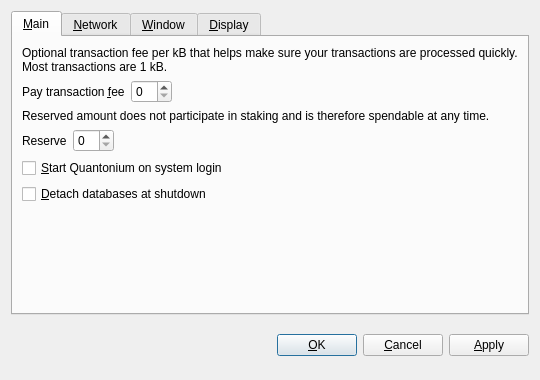
<?xml version="1.0" encoding="UTF-8"?>
<ui version="4.0">
 <class>OptionsDialog</class>
 <widget class="QDialog" name="OptionsDialog">
  <property name="geometry">
   <rect>
    <x>0</x>
    <y>0</y>
    <width>540</width>
    <height>380</height>
   </rect>
  </property>
  <property name="windowTitle">
   <string>Options</string>
  </property>
  <property name="modal">
   <bool>true</bool>
  </property>
  <layout class="QVBoxLayout" name="verticalLayout">
   <item>
    <widget class="QTabWidget" name="tabWidget">
     <property name="tabPosition">
      <enum>QTabWidget::North</enum>
     </property>
     <property name="currentIndex">
      <number>0</number>
     </property>
     <widget class="QWidget" name="tabMain">
      <attribute name="title">
       <string>&amp;Main</string>
      </attribute>
      <layout class="QVBoxLayout" name="verticalLayout_Main">
       <item>
        <widget class="QLabel" name="transactionFeeInfoLabel">
         <property name="text">
          <string>Optional transaction fee per kB that helps make sure your transactions are processed quickly. Most transactions are 1 kB.</string>
         </property>
         <property name="textFormat">
          <enum>Qt::PlainText</enum>
         </property>
         <property name="wordWrap">
          <bool>true</bool>
         </property>
        </widget>
       </item>
       <item>
        <layout class="QHBoxLayout" name="horizontalLayoutFee">
         <item>
          <widget class="QLabel" name="transactionFeeLabel">
           <property name="text">
            <string>Pay transaction &amp;fee</string>
           </property>
           <property name="textFormat">
            <enum>Qt::PlainText</enum>
           </property>
           <property name="buddy">
            <cstring>transactionFee</cstring>
           </property>
          </widget>
         </item>
         <item>
          <widget class="QuantoniumAmountField" name="transactionFee"/>
         </item>
         <item>
          <spacer name="horizontalSpacerFee">
           <property name="orientation">
            <enum>Qt::Horizontal</enum>
           </property>
           <property name="sizeHint" stdset="0">
            <size>
             <width>40</width>
             <height>20</height>
            </size>
           </property>
          </spacer>
         </item>
        </layout>
       </item>
       <item>
        <widget class="QLabel" name="reserveBalanceInfoLabel">
         <property name="text">
          <string>Reserved amount does not participate in staking and is therefore spendable at any time.</string>
         </property>
         <property name="textFormat">
          <enum>Qt::PlainText</enum>
         </property>
         <property name="wordWrap">
          <bool>true</bool>
         </property>
        </widget>
       </item>
       <item>
        <layout class="QHBoxLayout" name="horizontalLayoutReserveBalance">
         <item>
          <widget class="QLabel" name="reserveBalanceLabel">
           <property name="text">
            <string>Reserve</string>
           </property>
           <property name="textFormat">
            <enum>Qt::PlainText</enum>
           </property>
           <property name="buddy">
            <cstring>reserveBalance</cstring>
           </property>
          </widget>
         </item>
         <item>
          <widget class="QuantoniumAmountField" name="reserveBalance"/>
         </item>
         <item>
          <spacer name="horizontalSpacerReserveBalance">
           <property name="orientation">
            <enum>Qt::Horizontal</enum>
           </property>
           <property name="sizeHint" stdset="0">
            <size>
             <width>40</width>
             <height>20</height>
            </size>
           </property>
          </spacer>
         </item>
        </layout>
       </item>
       <item>
        <widget class="QCheckBox" name="QuantoniumAtStartup">
         <property name="toolTip">
          <string>Automatically start Quantonium after logging in to the system.</string>
         </property>
         <property name="text">
          <string>&amp;Start Quantonium on system login</string>
         </property>
        </widget>
       </item>
       <item>
        <widget class="QCheckBox" name="detachDatabases">
         <property name="toolTip">
          <string>Detach block and address databases at shutdown. This means they can be moved to another data directory, but it slows down shutdown. The wallet is always detached.</string>
         </property>
         <property name="text">
          <string>&amp;Detach databases at shutdown</string>
         </property>
        </widget>
       </item>
       <item>
        <spacer name="verticalSpacer_Main">
         <property name="orientation">
          <enum>Qt::Vertical</enum>
         </property>
         <property name="sizeHint" stdset="0">
          <size>
           <width>20</width>
           <height>40</height>
          </size>
         </property>
        </spacer>
       </item>
      </layout>
     </widget>
     <widget class="QWidget" name="tabNetwork">
      <attribute name="title">
       <string>&amp;Network</string>
      </attribute>
      <layout class="QVBoxLayout" name="verticalLayout_Network">
       <item>
        <widget class="QCheckBox" name="mapPortUpnp">
         <property name="toolTip">
          <string>Automatically open the Quantonium client port on the router. This only works when your router supports UPnP and it is enabled.</string>
         </property>
         <property name="text">
          <string>Map port using &amp;UPnP</string>
         </property>
        </widget>
       </item>
       <item>
        <widget class="QCheckBox" name="connectSocks">
         <property name="toolTip">
          <string>Connect to the Quantonium network through a SOCKS proxy (e.g. when connecting through Tor).</string>
         </property>
         <property name="text">
          <string>&amp;Connect through SOCKS proxy:</string>
         </property>
        </widget>
       </item>
       <item>
        <layout class="QHBoxLayout" name="horizontalLayout_Network">
         <item>
          <widget class="QLabel" name="proxyIpLabel">
           <property name="text">
            <string>Proxy &amp;IP:</string>
           </property>
           <property name="textFormat">
            <enum>Qt::PlainText</enum>
           </property>
           <property name="buddy">
            <cstring>proxyIp</cstring>
           </property>
          </widget>
         </item>
         <item>
          <widget class="QValidatedLineEdit" name="proxyIp">
           <property name="maximumSize">
            <size>
             <width>140</width>
             <height>16777215</height>
            </size>
           </property>
           <property name="toolTip">
            <string>IP address of the proxy (e.g. 127.0.0.1)</string>
           </property>
          </widget>
         </item>
         <item>
          <widget class="QLabel" name="proxyPortLabel">
           <property name="text">
            <string>&amp;Port:</string>
           </property>
           <property name="textFormat">
            <enum>Qt::PlainText</enum>
           </property>
           <property name="buddy">
            <cstring>proxyPort</cstring>
           </property>
          </widget>
         </item>
         <item>
          <widget class="QLineEdit" name="proxyPort">
           <property name="maximumSize">
            <size>
             <width>55</width>
             <height>16777215</height>
            </size>
           </property>
           <property name="toolTip">
            <string>Port of the proxy (e.g. 9050)</string>
           </property>
          </widget>
         </item>
         <item>
          <widget class="QLabel" name="socksVersionLabel">
           <property name="text">
            <string>SOCKS &amp;Version:</string>
           </property>
           <property name="textFormat">
            <enum>Qt::PlainText</enum>
           </property>
           <property name="buddy">
            <cstring>socksVersion</cstring>
           </property>
          </widget>
         </item>
         <item>
          <widget class="QValueComboBox" name="socksVersion">
           <property name="toolTip">
            <string>SOCKS version of the proxy (e.g. 5)</string>
           </property>
          </widget>
         </item>
         <item>
          <spacer name="horizontalSpacer_Network">
           <property name="orientation">
            <enum>Qt::Horizontal</enum>
           </property>
           <property name="sizeHint" stdset="0">
            <size>
             <width>40</width>
             <height>20</height>
            </size>
           </property>
          </spacer>
         </item>
        </layout>
       </item>
       <item>
        <spacer name="verticalSpacer_Network">
         <property name="orientation">
          <enum>Qt::Vertical</enum>
         </property>
         <property name="sizeHint" stdset="0">
          <size>
           <width>20</width>
           <height>40</height>
          </size>
         </property>
        </spacer>
       </item>
      </layout>
     </widget>
     <widget class="QWidget" name="tabWindow">
      <attribute name="title">
       <string>&amp;Window</string>
      </attribute>
      <layout class="QVBoxLayout" name="verticalLayout_Window">
       <item>
        <widget class="QCheckBox" name="minimizeToTray">
         <property name="toolTip">
          <string>Show only a tray icon after minimizing the window.</string>
         </property>
         <property name="text">
          <string>&amp;Minimize to the tray instead of the taskbar</string>
         </property>
        </widget>
       </item>
       <item>
        <widget class="QCheckBox" name="minimizeOnClose">
         <property name="toolTip">
          <string>Minimize instead of exit the application when the window is closed. When this option is enabled, the application will be closed only after selecting Quit in the menu.</string>
         </property>
         <property name="text">
          <string>M&amp;inimize on close</string>
         </property>
        </widget>
       </item>
       <item>
        <spacer name="verticalSpacer_Window">
         <property name="orientation">
          <enum>Qt::Vertical</enum>
         </property>
         <property name="sizeHint" stdset="0">
          <size>
           <width>20</width>
           <height>40</height>
          </size>
         </property>
        </spacer>
       </item>
      </layout>
     </widget>
     <widget class="QWidget" name="tabDisplay">
      <attribute name="title">
       <string>&amp;Display</string>
      </attribute>
      <layout class="QVBoxLayout" name="verticalLayout_Display">
       <item>
        <layout class="QHBoxLayout" name="horizontalLayout_1_Display">
         <item>
          <widget class="QLabel" name="langLabel">
           <property name="text">
            <string>User Interface &amp;language:</string>
           </property>
           <property name="textFormat">
            <enum>Qt::PlainText</enum>
           </property>
           <property name="buddy">
            <cstring>lang</cstring>
           </property>
          </widget>
         </item>
         <item>
          <widget class="QValueComboBox" name="lang">
           <property name="toolTip">
            <string>The user interface language can be set here. This setting will take effect after restarting Quantonium.</string>
           </property>
          </widget>
         </item>
        </layout>
       </item>
       <item>
        <layout class="QHBoxLayout" name="horizontalLayout_2_Display">
         <item>
          <widget class="QLabel" name="unitLabel">
           <property name="text">
            <string>&amp;Unit to show amounts in:</string>
           </property>
           <property name="textFormat">
            <enum>Qt::PlainText</enum>
           </property>
           <property name="buddy">
            <cstring>unit</cstring>
           </property>
          </widget>
         </item>
         <item>
          <widget class="QValueComboBox" name="unit">
           <property name="toolTip">
            <string>Choose the default subdivision unit to show in the interface and when sending coins.</string>
           </property>
          </widget>
         </item>
        </layout>
       </item>
       <item>
        <widget class="QCheckBox" name="displayAddresses">
         <property name="toolTip">
          <string>Whether to show Quantonium addresses in the transaction list or not.</string>
         </property>
         <property name="text">
          <string>&amp;Display addresses in transaction list</string>
         </property>
        </widget>
       </item>
       <item>
        <widget class="QCheckBox" name="coinControlFeatures">
         <property name="toolTip">
          <string>Whether to show coin control features or not.</string>
         </property>
         <property name="text">
          <string>Display coin &amp;control features (experts only!)</string>
         </property>
        </widget>
       </item>
       <item>
        <spacer name="verticalSpacer_Display">
         <property name="orientation">
          <enum>Qt::Vertical</enum>
         </property>
         <property name="sizeHint" stdset="0">
          <size>
           <width>20</width>
           <height>40</height>
          </size>
         </property>
        </spacer>
       </item>
      </layout>
     </widget>
    </widget>
   </item>
   <item>
    <layout class="QHBoxLayout" name="horizontalLayout_Buttons">
     <item>
      <spacer name="horizontalSpacer_1">
       <property name="orientation">
        <enum>Qt::Horizontal</enum>
       </property>
       <property name="sizeHint" stdset="0">
        <size>
         <width>40</width>
         <height>48</height>
        </size>
       </property>
      </spacer>
     </item>
     <item>
      <widget class="QLabel" name="statusLabel">
       <property name="font">
        <font>
         <weight>75</weight>
         <bold>true</bold>
        </font>
       </property>
       <property name="text">
        <string/>
       </property>
       <property name="textFormat">
        <enum>Qt::PlainText</enum>
       </property>
       <property name="wordWrap">
        <bool>true</bool>
       </property>
      </widget>
     </item>
     <item>
      <spacer name="horizontalSpacer_2">
       <property name="orientation">
        <enum>Qt::Horizontal</enum>
       </property>
       <property name="sizeHint" stdset="0">
        <size>
         <width>40</width>
         <height>48</height>
        </size>
       </property>
      </spacer>
     </item>
     <item>
      <widget class="QPushButton" name="okButton">
       <property name="text">
        <string>&amp;OK</string>
       </property>
      </widget>
     </item>
     <item>
      <widget class="QPushButton" name="cancelButton">
       <property name="text">
        <string>&amp;Cancel</string>
       </property>
       <property name="autoDefault">
        <bool>false</bool>
       </property>
      </widget>
     </item>
     <item>
      <widget class="QPushButton" name="applyButton">
       <property name="text">
        <string>&amp;Apply</string>
       </property>
       <property name="autoDefault">
        <bool>false</bool>
       </property>
      </widget>
     </item>
    </layout>
   </item>
  </layout>
 </widget>
 <customwidgets>
  <customwidget>
   <class>QuantoniumAmountField</class>
   <extends>QSpinBox</extends>
   <header>Quantoniumamountfield.h</header>
  </customwidget>
  <customwidget>
   <class>QValueComboBox</class>
   <extends>QComboBox</extends>
   <header>qvaluecombobox.h</header>
  </customwidget>
  <customwidget>
   <class>QValidatedLineEdit</class>
   <extends>QLineEdit</extends>
   <header>qvalidatedlineedit.h</header>
  </customwidget>
 </customwidgets>
 <resources/>
 <connections/>
</ui>
